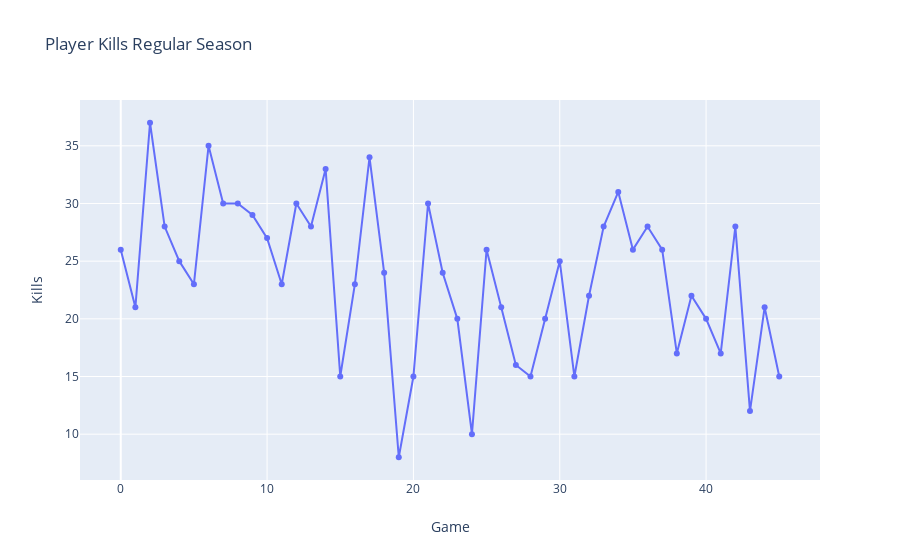

This figure's notebook cell:
### Code cell
fig.update_layout(title='Player Kills Regular Season',
                   xaxis_title='Game',
                   yaxis_title='Kills')

### Figure 1 — Plotly figure (JSON) as saved in the notebook; plotly's stock layout.template omitted (floating-point values rounded to 4 significant figures)
{"data": [{"hoverinfo": "text", "hovertext": ["NY", "PAR", "TOR", "NY", "TOR", "NY", "DAL", "DAL", "ATL", "FL", "ATL", "FL", "FL", "FL", "ATL", "CHI", "CHI", "OGLA", "OGLA", "ATL", "ATL", "OGLA", "LAG", "LAG", "NY", "OGLA", "OGLA", "CHI", "CHI", "DAL", "PAR", "DAL", "DAL", "PAR", "CHI", "MIN", "NY", "CHI", "MIN", "NY", "SEA", "FL", "PAR", "SEA", "FL", "PAR"], "mode": "lines+markers", "name": "Wuskin Regular Season Kills", "type": "scatter", "x": [0, 1, 2, 3, 4, 5, 6, 7, 8, 9, 10, 11, 12, 13, 14, 15, 16, 17, 18, 19, 20, 21, 22, 23, 24, 25, 26, 27, 28, 29, 30, 31, 32, 33, 34, 35, 36, 37, 38, 39, 40, 41, 42, 43, 44, 45], "y": [26, 21, 37, 28, 25, 23, 35, 30, 30, 29, 27, 23, 30, 28, 33, 15, 23, 34, 24, 8, 15, 30, 24, 20, 10, 26, 21, 16, 15, 20, 25, 15, 22, 28, 31, 26, 28, 26, 17, 22, 20, 17, 28, 12, 21, 15]}], "layout": {"title": {"text": "Player Kills Regular Season"}, "xaxis": {"title": {"text": "Game"}}, "yaxis": {"title": {"text": "Kills"}}}}
